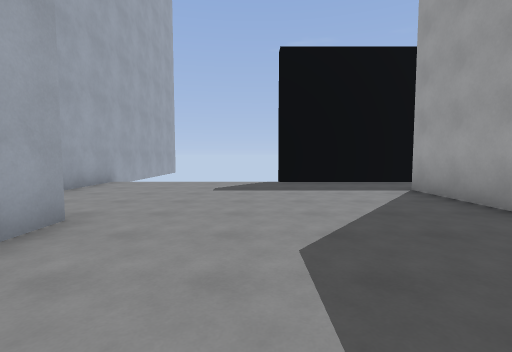
view 1 (above)

20 first-person views from a walk through a 3-D level made in the Godot game engine. The camera is 1.5 m above the floor, tilts 4° down and sees 85° across. The floor is counted in squares, 2 m on a side. Each view is taken from the middle of a square. On the plan, view 1 faces up. The plan holds only what a view shows up to about 10 squares ahead; the rest is blank. The place goes on beyond the plan. Flat picture figures and markers are not drawn. Some surface patterns are stand-ins.

view 2
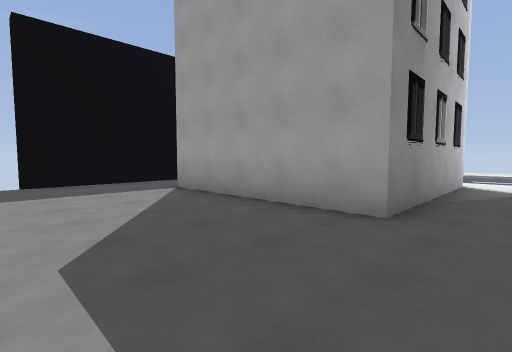

view 3
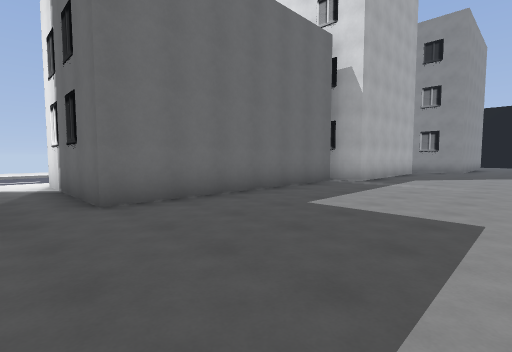

view 4
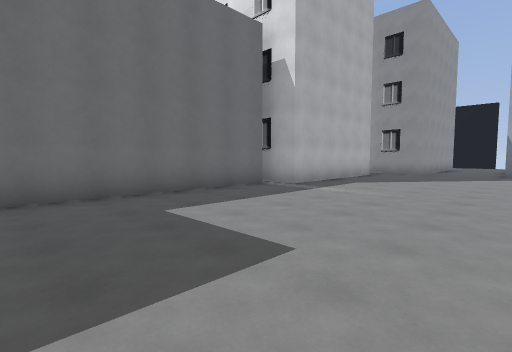

view 5
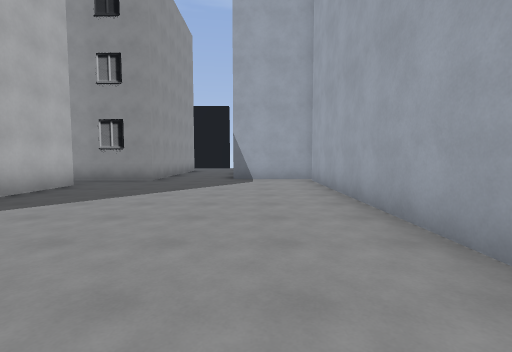

view 6
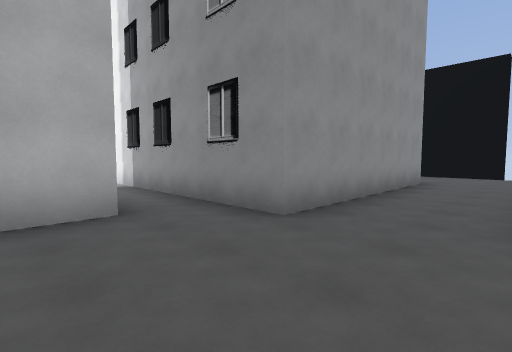

view 7
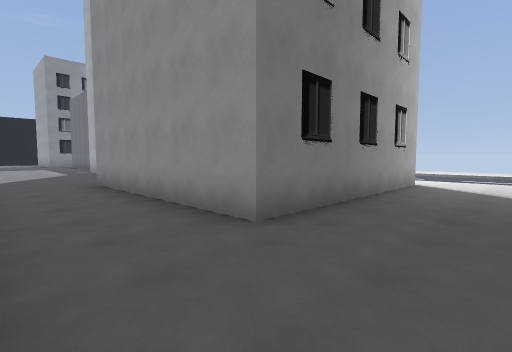

view 8
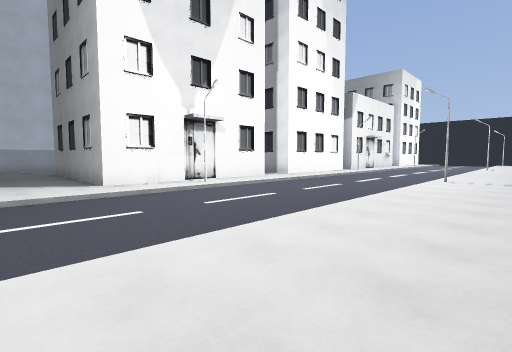

view 9
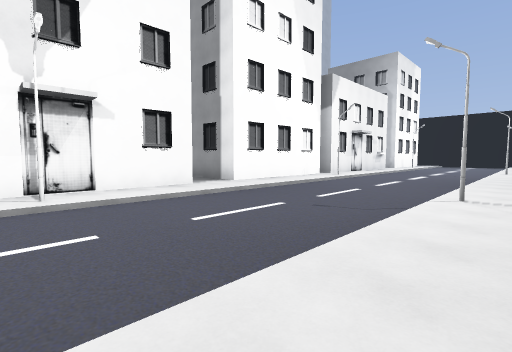

view 10
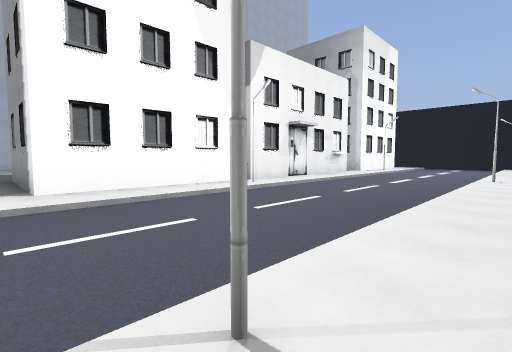

view 11
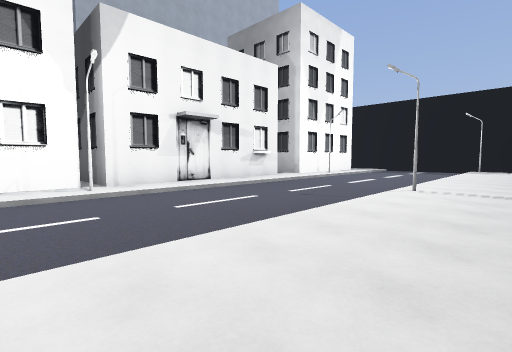

view 12
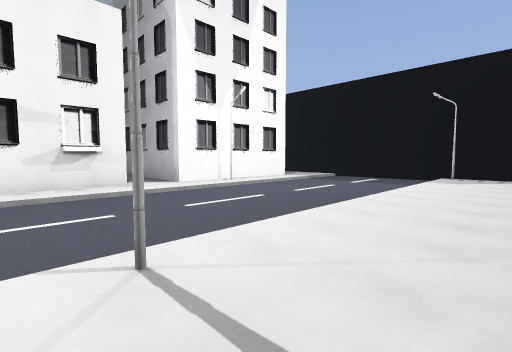

view 13
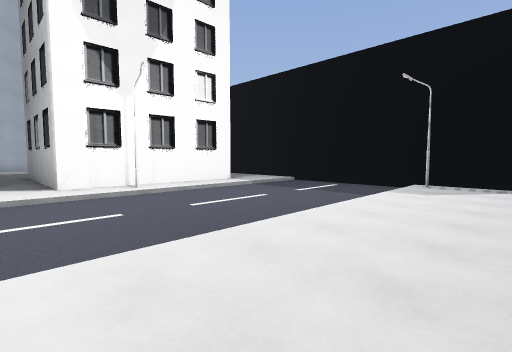

view 14
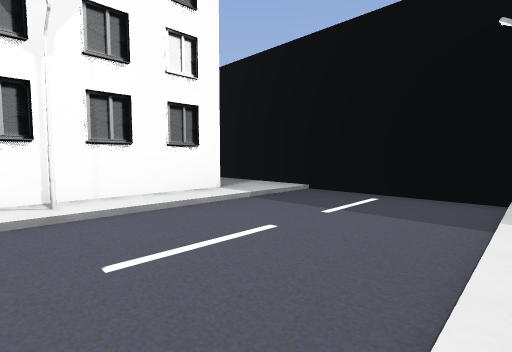

view 15
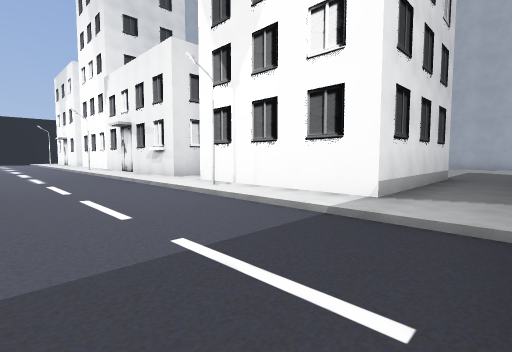

view 16
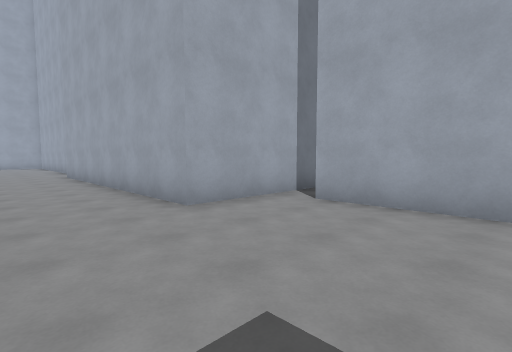

view 17
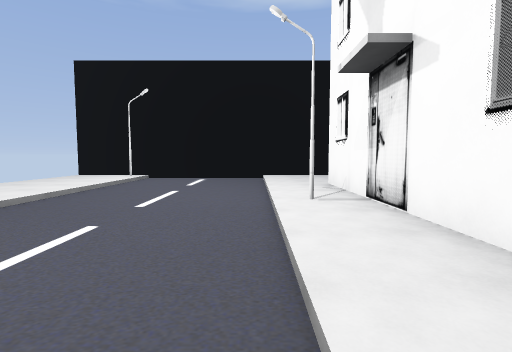

view 18
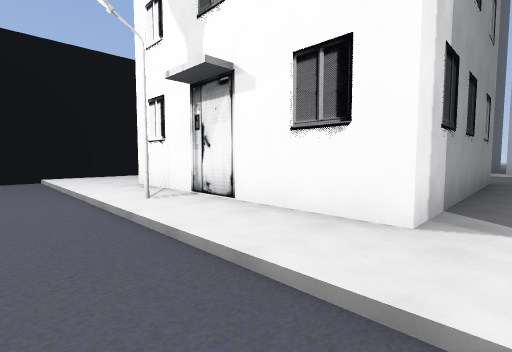

view 19
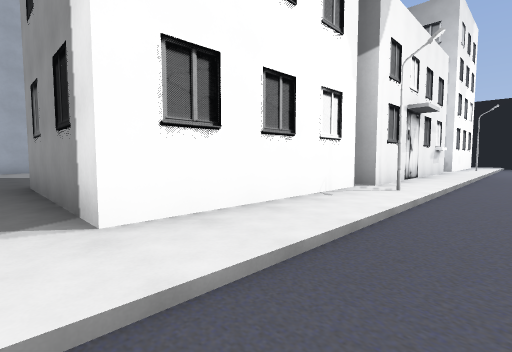

view 20
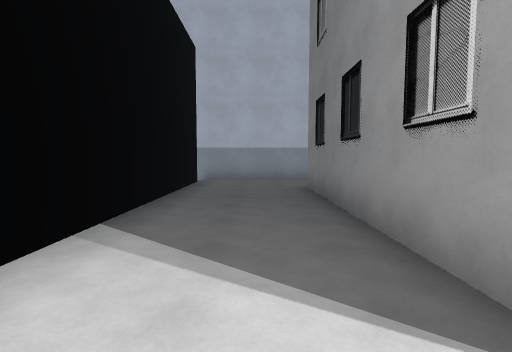

### Floor plan
Key: @ floor where view 1 was taken; # wall or solid block; x gap in a wall; . main floor; - floor 0.25 m lower than the main floor; / step, stairs or slope; B building; S streetlight.
Columns run from 6 left of view 1 to 16 right of it. Each row starts with its distance up from view 1.
  9  ##    x##############x
  8  #............../---S..
  7  #............../---/..
  6  #........BBBBB./---/..
  5  #........B   B./---/..
  4  .........B   B./---/..
  3 ####......B   BS/---/..
  2    #......BBBBB./---/..
  1    #............/---/..
  0    #..@........./---/..
 -1    #.......BBBB./---/..
 -2    #.......B  B./---S..
 -3    #.......B  B./---/..
 -4    #.......B  BB/---/..
 -5     .......B  B./---/..
 -6     .......BBBB./---/..
 -7    #..........BS/---/..
 -8    #......BBBBB./---/..
 -9    #......B   B./---/..
-10    #......B   B./---/.
-11    #......B   B./---/.
-12    #......BBBBB./---S.
-13    #............/---/..
-14    ......BBBBBB./---/..
-15    ###...B    B./---/..
-16       ...B    B./---/..
-17       ...B    BS/---/..
-18       ...B    B./---/..
-19      #...BBBBBB./---/..
-20      #........../---/..
-21      #........../---/..
-22      #........../---S..
-23      ##x##   #########x

Positions as (right, up) in squares from view 1, and headings:
1: (0, 0), facing up
2: (0, 0), facing up-right
3: (0, 1), facing down-right
4: (-1, -1), facing down-right
5: (-1, -5), facing down
6: (0, -11), facing down-right
7: (0, -22), facing up-right
8: (16, -22), facing up-left
9: (15, -18), facing up-left
10: (15, -13), facing up-left
11: (16, -9), facing up-left
12: (16, -3), facing up-left
13: (16, 0), facing up-left
14: (14, 2), facing up-left
15: (13, 8), facing down-left
16: (0, 7), facing down-left
17: (10, -13), facing down
18: (11, -13), facing down-left
19: (11, -13), facing up-left
20: (9, -21), facing left
